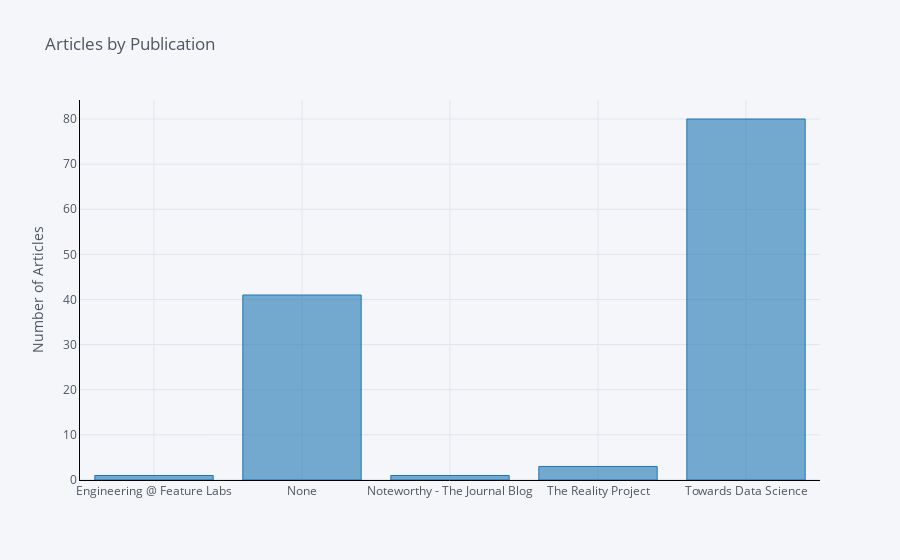

Notebook source saved alongside this figure:
### Markdown cell above
For a bar plot, we need to apply some sort of aggregation function and then plot. For example, we can show the `count` of articles in each publication with the following.

### Code cell
df.groupby('publication').count()['fans'].iplot(
    kind='bar', yTitle='Number of Articles', linecolor='black', title='Articles by Publication')

### Figure 1 — Plotly figure (JSON) as saved in the notebook; plotly's stock layout.template omitted (floating-point values rounded to 4 significant figures)
{"data": [{"marker": {"color": "rgba(31, 119, 180, 0.6)", "line": {"color": "rgba(31, 119, 180, 1.0)", "width": 1}}, "name": "fans", "orientation": "v", "text": "", "type": "bar", "x": ["Engineering @ Feature Labs", "None", "Noteworthy - The Journal Blog", "The Reality Project", "Towards Data Science"], "y": [1, 41, 1, 3, 80]}], "layout": {"legend": {"bgcolor": "#F5F6F9", "font": {"color": "#4D5663"}}, "paper_bgcolor": "#F5F6F9", "plot_bgcolor": "#F5F6F9", "title": {"font": {"color": "#4D5663"}, "text": "Articles by Publication"}, "xaxis": {"gridcolor": "#E1E5ED", "linecolor": "black", "showgrid": true, "tickfont": {"color": "#4D5663"}, "title": {"font": {"color": "#4D5663"}, "text": ""}, "zerolinecolor": "#E1E5ED"}, "yaxis": {"gridcolor": "#E1E5ED", "linecolor": "black", "showgrid": true, "tickfont": {"color": "#4D5663"}, "title": {"font": {"color": "#4D5663"}, "text": "Number of Articles"}, "zerolinecolor": "#E1E5ED"}}}
